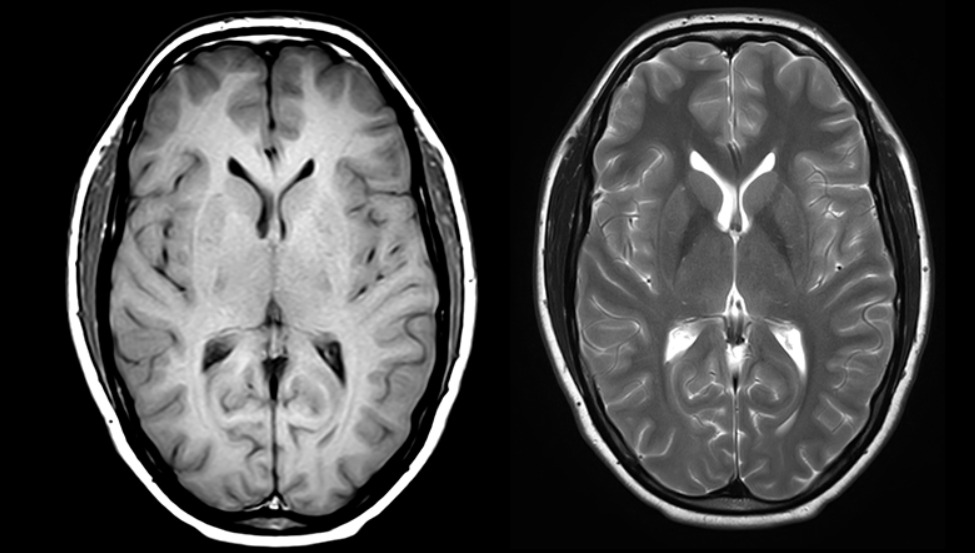
#> input picture imagen.jpeg, 975 x 553 px
$ jupyter execute P5_PDI.ipynb
#> lines starting #> are read from the running program, lines starting #| are printed output that depends on the picture
[cell 1]
from google.colab import files

[cell 2]
import cv2
import matplotlib.pyplot as plt

img = cv2.imread('imagen.jpeg')
#> img is the input picture: shape (553, 975, 3); min 0, max 255, mean 72
img_rgb = cv2.cvtColor(img, cv2.COLOR_BGR2RGB)

plt.imshow(img_rgb)
plt.title("Imagen original")
plt.axis('off')

[cell 3]
import numpy as np

# Obtener dimensiones
filas, columnas = img.shape[:2]
#> filas = 553; columnas = 975

# Crear matriz de traslación (mover 50 px derecha, 30 px abajo)
M = np.float32([[1, 0, 50],
                [0, 1, 30]])

# Aplicar traslación
img_trasladada = cv2.warpAffine(img, M, (columnas, filas))
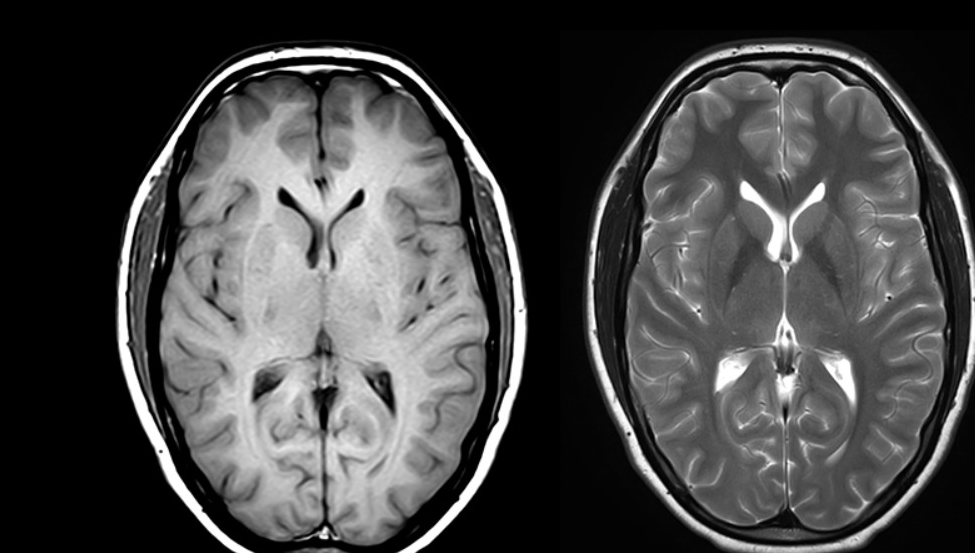
#> img_trasladada: shape (553, 975, 3); min 0, max 255, mean 70.8

# Mostrar ambas imágenes
plt.figure(figsize=(10,5))

plt.subplot(1,2,1)
plt.imshow(cv2.cvtColor(img, cv2.COLOR_BGR2RGB))
plt.title("Original")
plt.axis('off')

plt.subplot(1,2,2)
plt.imshow(cv2.cvtColor(img_trasladada, cv2.COLOR_BGR2RGB))
plt.title("Traslación (50,30)")
plt.axis('off')
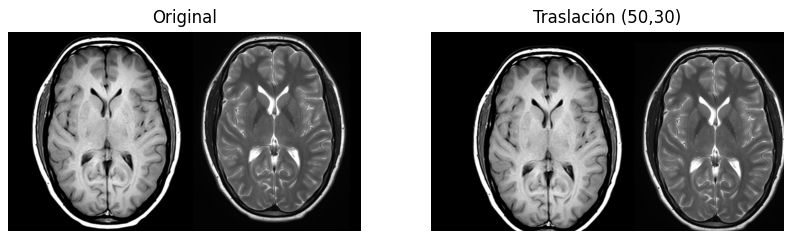
#> figure drawn by matplotlib, 2 panels

[cell 4]
# Traslación con decimales
M_decimal = np.float32([[1, 0, 20.5],
                        [0, 1, 15.5]])

img_decimal = cv2.warpAffine(img, M_decimal, (columnas, filas))
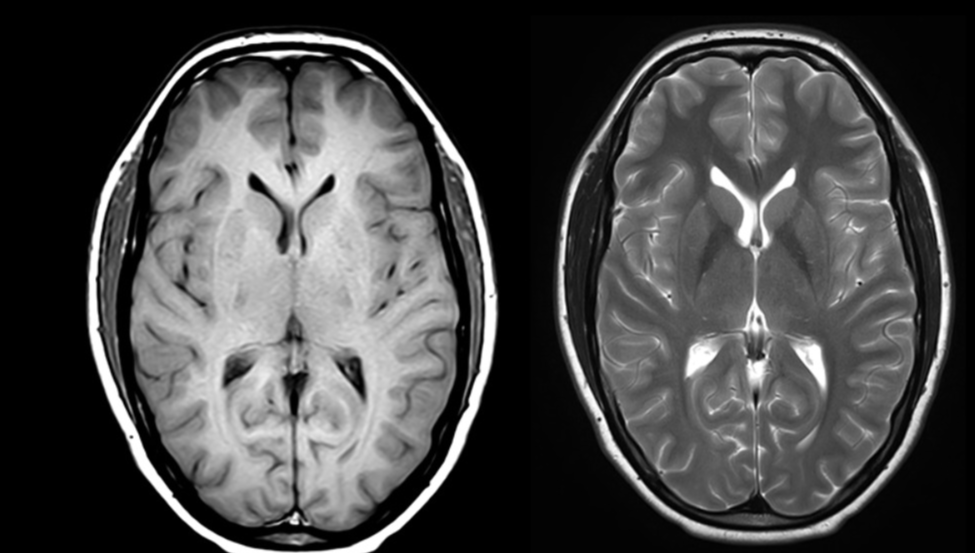
#> img_decimal: shape (553, 975, 3); min 0, max 255, mean 71.7

# Mostrar comparación
plt.figure(figsize=(15,5))

plt.subplot(1,3,1)
plt.imshow(cv2.cvtColor(img, cv2.COLOR_BGR2RGB))
plt.title("Original")
plt.axis('off')

plt.subplot(1,3,2)
plt.imshow(cv2.cvtColor(img_trasladada, cv2.COLOR_BGR2RGB))
plt.title("Traslación Entera")
plt.axis('off')

plt.subplot(1,3,3)
plt.imshow(cv2.cvtColor(img_decimal, cv2.COLOR_BGR2RGB))
plt.title("Traslación Decimal")
plt.axis('off')
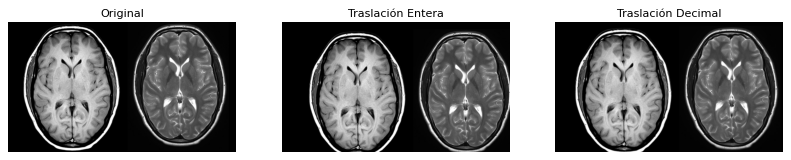
#> figure drawn by matplotlib, 3 panels

[cell 5]
# Centro de la imagen
centro = (columnas // 2, filas // 2)
#> centro = (487, 276)

# Rotación de 45 grados
M_rot = cv2.getRotationMatrix2D(centro, 45, 1)

# Aplicar rotación a la imagen ya trasladada
img_rotada = cv2.warpAffine(img_trasladada, M_rot, (columnas, filas))
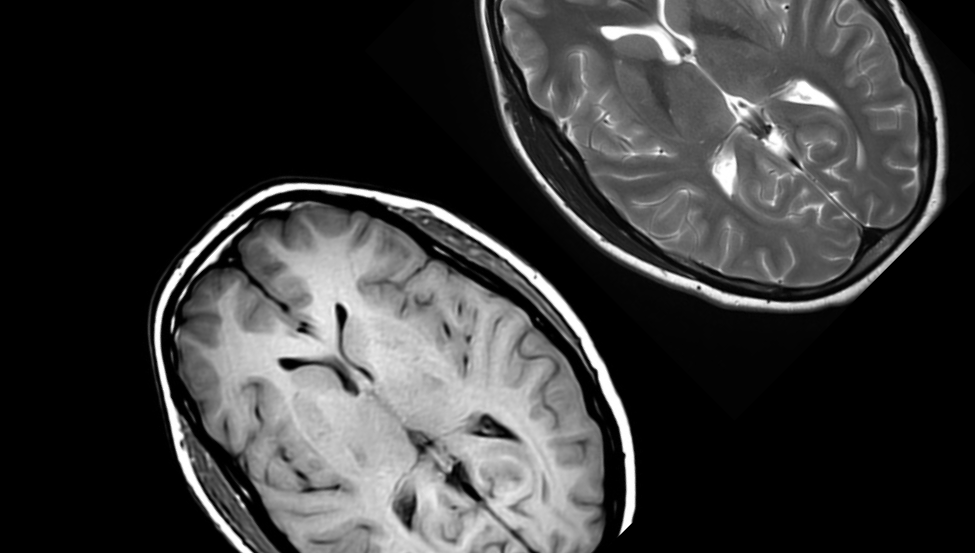
#> img_rotada: shape (553, 975, 3); min 0, max 255, mean 57.9

# Mostrar resultados
plt.figure(figsize=(15,5))

plt.subplot(1,3,1)
plt.imshow(cv2.cvtColor(img, cv2.COLOR_BGR2RGB))
plt.title("Original")
plt.axis('off')

plt.subplot(1,3,2)
plt.imshow(cv2.cvtColor(img_trasladada, cv2.COLOR_BGR2RGB))
plt.title("Traslación")
plt.axis('off')

plt.subplot(1,3,3)
plt.imshow(cv2.cvtColor(img_rotada, cv2.COLOR_BGR2RGB))
plt.title("Traslación + Rotación (45°)")
plt.axis('off')

[cell 6]
# Escala (1.5 para agrandar, o 0.5 para hacerla más chica)
escala = 1.5

# Rotación + escala al mismo tiempo
M_rot_esc = cv2.getRotationMatrix2D(centro, 45, escala)

# Aplicar a la imagen trasladada
img_rot_esc = cv2.warpAffine(img_trasladada, M_rot_esc, (columnas, filas))
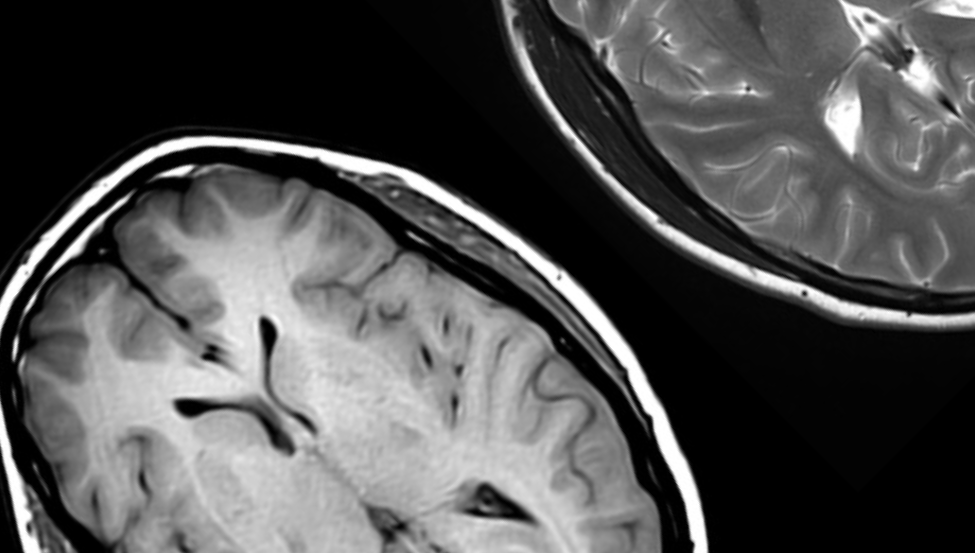
#> img_rot_esc: shape (553, 975, 3); min 0, max 255, mean 81.7

# Mostrar resultados
plt.figure(figsize=(15,5))

plt.subplot(1,3,1)
plt.imshow(cv2.cvtColor(img, cv2.COLOR_BGR2RGB))
plt.title("Original")
plt.axis('off')

plt.subplot(1,3,2)
plt.imshow(cv2.cvtColor(img_trasladada, cv2.COLOR_BGR2RGB))
plt.title("Traslación")
plt.axis('off')

plt.subplot(1,3,3)
plt.imshow(cv2.cvtColor(img_rot_esc, cv2.COLOR_BGR2RGB))
plt.title("Traslación + Rotación + Escala")
plt.axis('off')

[cell 7]
# Puntos originales (de la imagen)
pts1 = np.float32([[50,50], [200,50], [50,200]])

# Nuevos puntos (cómo quieres deformarla)
pts2 = np.float32([[10,100], [200,50], [100,250]])

# Matriz afín
M_afin = cv2.getAffineTransform(pts1, pts2)

# Aplicar transformación
img_afin = cv2.warpAffine(img, M_afin, (columnas, filas))
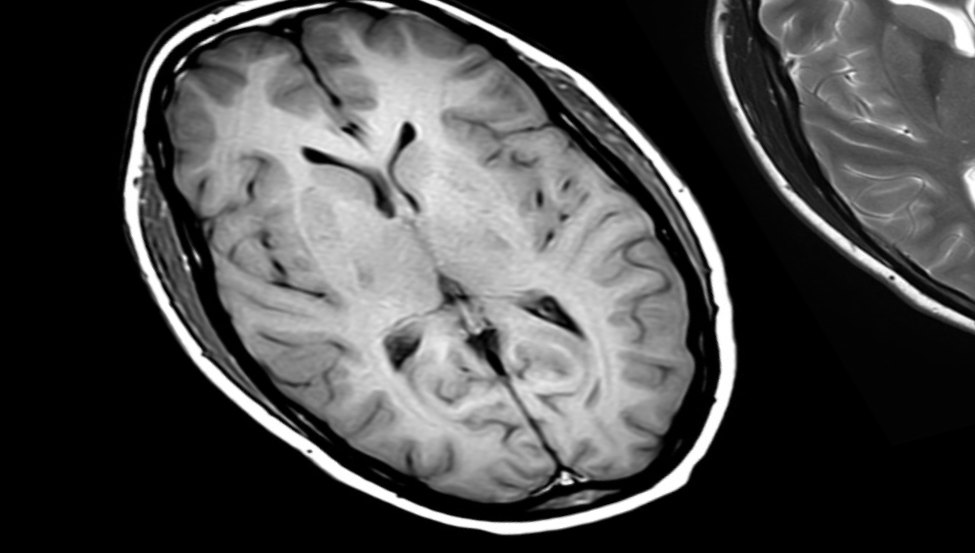
#> img_afin: shape (553, 975, 3); min 0, max 255, mean 73.5

# Mostrar
plt.figure(figsize=(10,5))

plt.subplot(1,2,1)
plt.imshow(cv2.cvtColor(img, cv2.COLOR_BGR2RGB))
plt.title("Original")
plt.axis('off')

plt.subplot(1,2,2)
plt.imshow(cv2.cvtColor(img_afin, cv2.COLOR_BGR2RGB))
plt.title("Transformación Afín")
plt.axis('off')

[cell 8]
# Crear mapas
map_x = np.zeros((filas, columnas), np.float32)
map_y = np.zeros((filas, columnas), np.float32)

cx, cy = columnas / 2, filas / 2
#> cx = 487.5; cy = 276.5

for i in range(filas):
    for j in range(columnas):
        x = (j - cx) / cx
        y = (i - cy) / cy
        r = np.sqrt(x**2 + y**2)

        factor = 1 + 0.5 * (r**2)

        map_x[i,j] = cx + x * factor * cx
        map_y[i,j] = cy + y * factor * cy
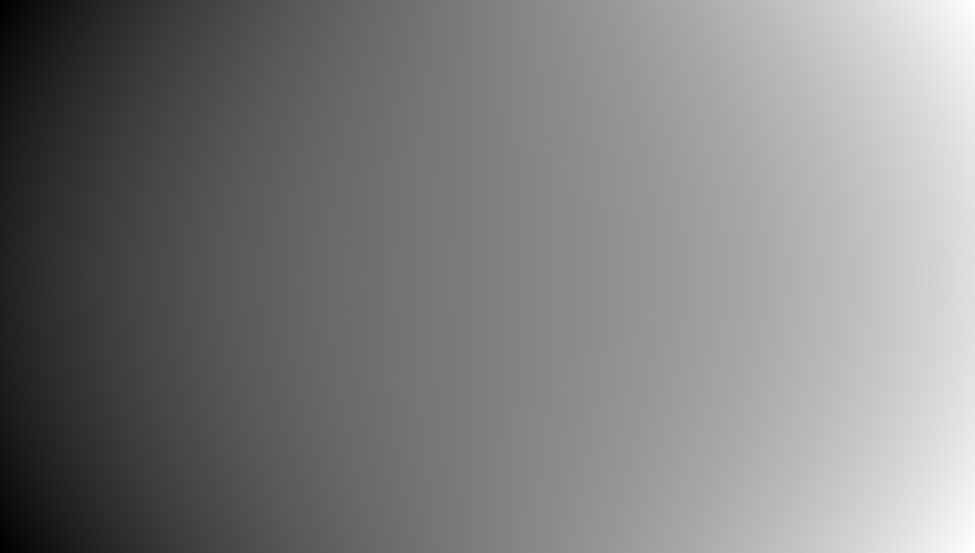
#> map_x: shape (553, 975) float32; min -487.5, max 1459.5, mean 486.7; drawn with min black and max white
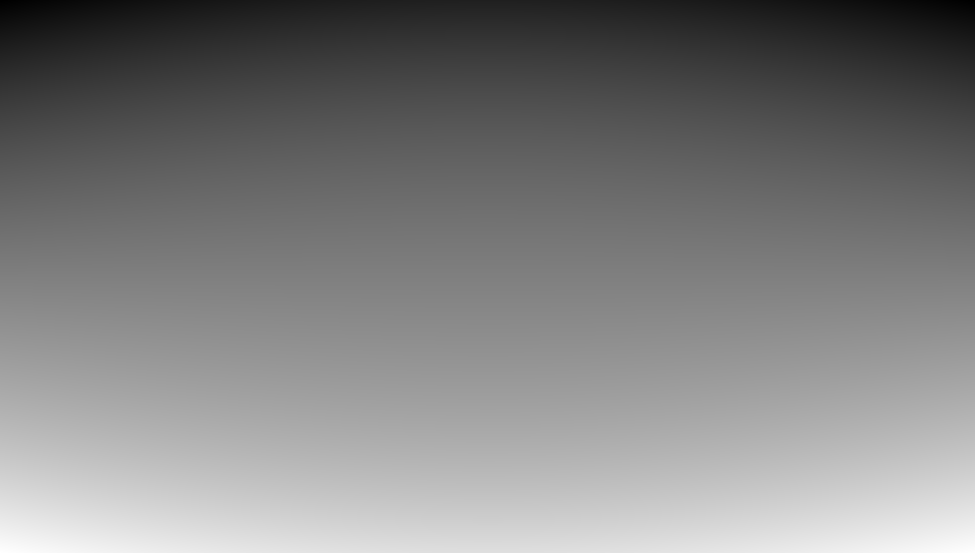
#> map_y: shape (553, 975) float32; min -276.5, max 826.5, mean 275.7; drawn with min black and max white

# Aplicar distorsión
img_radial = cv2.remap(img, map_x, map_y, cv2.INTER_LINEAR)
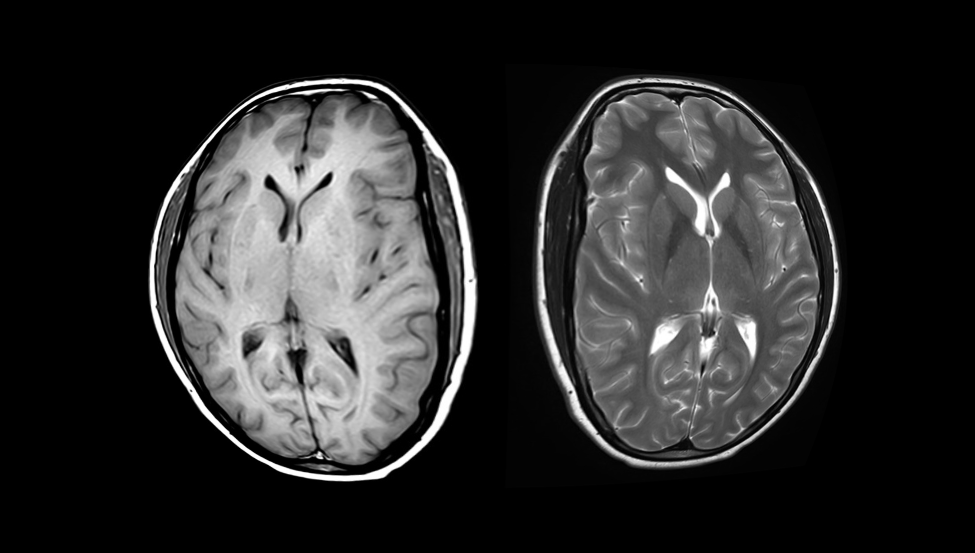
#> img_radial: shape (553, 975, 3); min 0, max 255, mean 43.6

# Mostrar
plt.figure(figsize=(10,5))

plt.subplot(1,2,1)
plt.imshow(cv2.cvtColor(img, cv2.COLOR_BGR2RGB))
plt.title("Original")
plt.axis('off')

plt.subplot(1,2,2)
plt.imshow(cv2.cvtColor(img_radial, cv2.COLOR_BGR2RGB))
plt.title("Distorsión Radial (Ojo de pez)")
plt.axis('off')
